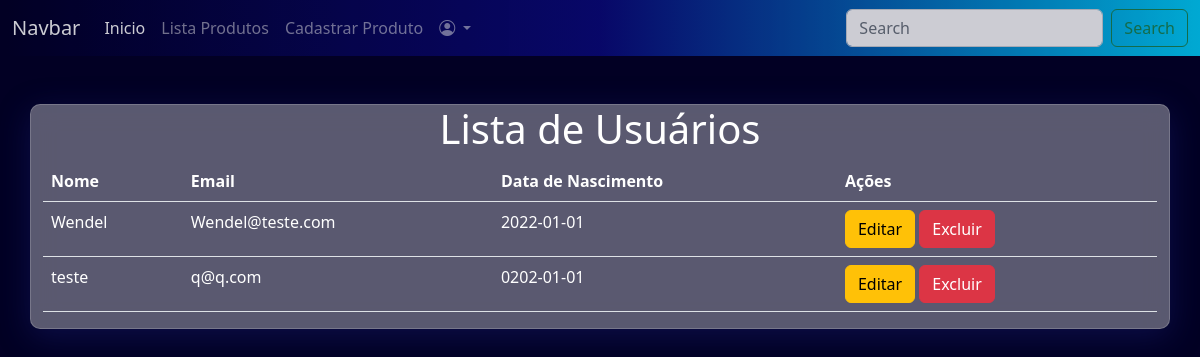
The app's page /usuarios/listaUser.php with its own data.
### tables this page shows
CREATE TABLE usuarios(
id INTEGER PRIMARY KEY AUTOINCREMENT,
nome TEXT,
email TEXT,
data_nascimento TEXT,
senha TEXT
);

### usuarios/listaUser.php (the view)
<?php
include "../configuracao/conexao.php";
$selecionar = "SELECT * FROM usuarios";
$resultado = $db->query($selecionar);
include "../componentes/header.php";
?>
<section class="py-5">
    <div class="container efeito-vidro">
        <div class="row">
            <div class="col-12">
                <h1 class="text-center">
                    Lista de Usuários
                </h1>
            </div>
        </div>
        <div class="row">
            <div class="col-12">
                <table class="table text-white">
                    <thead>
                        <tr>
                            <th scope="col">Nome</th>
                            <th scope="col">Email</th>
                            <th scope="col">Data de Nascimento</th>
                            <th scope="col">Ações</th>
                        </tr>
                    </thead>
                    <tbody>
                        <?php while($linha = $resultado->fetchArray()) { ?>
                        <tr>
                            <td><?php echo $linha["nome"]; ?></td>
                            <td><?php echo $linha["email"]; ?></td>
                            <td><?php echo $linha["data_nascimento"]; ?></td>
                            <td>
                            <a href="editarUser.php?id=<?php echo $linha["id"]; ?>"
                              class="btn btn-warning">Editar</a>
                            <a href="excluirUser.php?id=<?php echo $linha["id"]; ?>"
                              class="btn btn-danger">Excluir</a>
                            </td>
                        </tr>
                        <?php } ?>
                    </tbody>
                </table>
            </div>
        </div>
    </div>
</section>
<?php
include "../componentes/footer.php";
?>

### componentes/estilo.css (style rules this page uses)
.bg-2 { background-color: #020024; }
.efeito-vidro { background: rgba(255, 255, 255, 0.35); box-shadow: 0 8px 32px 0 rgba(31, 38, 135, 0.37); backdrop-filter: blur(13.5px); -webkit-backdrop-filter: blur(13.5px); border-radius: 10px; border: 1px solid rgba(255, 255, 255, 0.18); color: #fff; }

### records on screen
usuarios: nome "Wendel", email "Wendel@teste.com", data_nascimento "2022-01-01"
usuarios: nome "teste", email "q@q.com", data_nascimento "0202-01-01"
